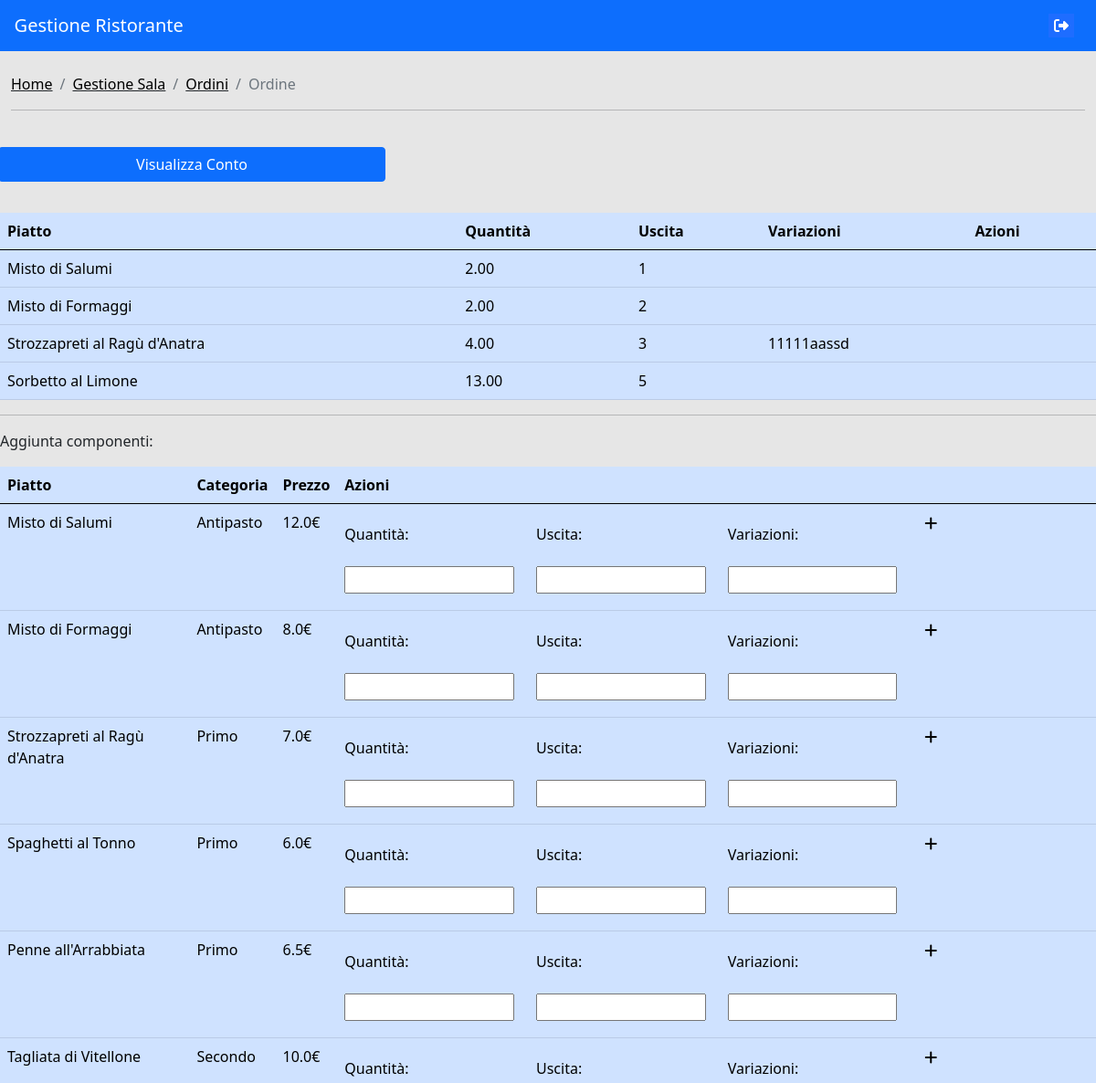
/sala/gestioneOrdine/1 (signed in, upper part), run on an earlier commit of the app's database.
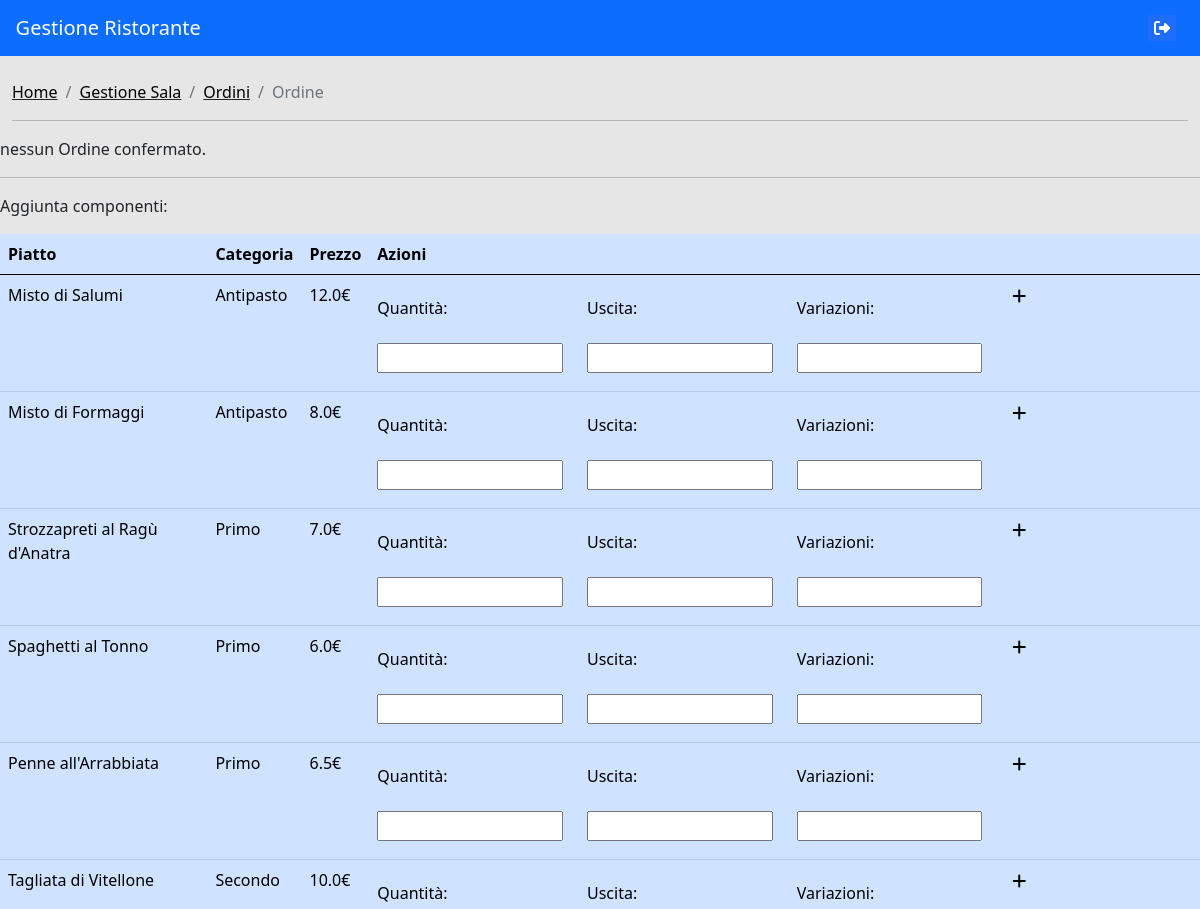
And on a later commit of the database.
### gestioneSala/models.py (models this page shows)
class ComponenteOrdine(models.Model):
    idOrdine = models.ForeignKey(Ordine, on_delete=CASCADE)
    idPiatto = models.ForeignKey(Piatto, on_delete=CASCADE)
    quantita = models.DecimalField(max_digits = 5, decimal_places = 2, validators=[MinValueValidator(0)])
    uscita = models.IntegerField(validators=[MinValueValidator(0)])
    variazioni = models.CharField(max_length=100, blank=True)
    stato = models.ForeignKey(Stato, on_delete=CASCADE)
    priorita = models.IntegerField(default=0, validators=[MinValueValidator(0)])
    class Meta:
        verbose_name = 'ComponenteOrdine'
        verbose_name_plural = 'ComponentiOrdini'

### gestioneMenu/models.py (models this page shows)
class Piatto(models.Model):
    nome = models.CharField(max_length=200)
    idCategoria = ForeignKey(Categoria, on_delete=CASCADE)
    def __str__(self):
        return self.nome
    class Meta:
        verbose_name = 'Piatto'
        verbose_name_plural = 'Piatti'

class Menu(models.Model):
    idPiatto = models.ForeignKey(Piatto, on_delete=models.CASCADE)
    descrizione = models.CharField(max_length=200, blank=True)
    prezzo = models.FloatField(validators=[MinValueValidator(0)])
    class Meta:
        verbose_name = 'Menu'
        verbose_name_plural = 'Menu'

class Categoria(models.Model):
    nome = models.CharField(max_length=30)
    def __str__(self):
        return self.nome
    class Meta:
        verbose_name = 'Categoria'
        verbose_name_plural = 'categorie'

### gestioneSala/views.py (the view)
# urls.py: path('gestioneOrdine/<int:idTavolo>', views.gestioneOrdine, name = 'gestioneOrdine'),
@login_required
def gestioneOrdine(request, idTavolo):
    if request.method == 'GET':
        piattiMenu = Menu.objects.all().order_by('idPiatto')
        try:
            ordine = Ordine.objects.get(idTavolo = idTavolo)
        except Ordine.DoesNotExist:
            ordine = None
        if ordine is not None:
            componenti = ComponenteOrdine.objects.filter(idOrdine = ordine.id)
        else:
            componenti = []
        try:
            ordineTemporaneo = OrdineTemporaneo.objects.get(idTavolo = idTavolo)
        except OrdineTemporaneo.DoesNotExist:
            ordineTemporaneo = OrdineTemporaneo()
        if ordineTemporaneo:
            componentiTemporanei = ComponenteTemporaneo.objects.filter(idOrdine = ordineTemporaneo).order_by('uscita')
        else:
            componentiTemporanei = []
        return render(request, "ordini/gestioneOrdine.html", {'ordine':ordine, 'componenti':componenti, 'componentitemporanei':componentiTemporanei,'piatti':piattiMenu, 'tavolo':idTavolo, 'idOrdineTemporaneo':ordineTemporaneo.id})
    else:
        return Error

### gestioneSala/templates/ordini/gestioneOrdine.html (shortened to what this page needs)
{% extends 'navbar.html' %}
{% load static %}
{% block contentHead %}
<link rel="stylesheet" href="{% static 'css/tabella.css' %}">
{% endblock %}
{% block content %}
<div class="container-fluid">
  <nav aria-label="breadcrumb">
      <ol class="breadcrumb">
          <li class="breadcrumb-item"><a href="{% url 'home' %}">Home</a></li>
          <li class="breadcrumb-item"><a href="{% url 'gestioneSala' %}">Gestione Sala</a></li>
          <li class="breadcrumb-item"><a href="{% url 'ordini' %}">Ordini</a></li>
          <li class="breadcrumb-item active">Ordine</li>
      </ol>
  </nav>
  <hr>
</div>
<div hx-get="{% url 'tabellaOrdini' tavolo %}" hx-trigger="every 1s">
  {% if componenti %}
  <div class="col-sm-12 col-md-6 col-lg-4">
    <a href="{% url 'conto' tavolo %}" class="formInserimento">
      <div class="row">
        <button type="button" class="btn btn-primary buttonAzione" >Visualizza Conto</button>
      </div>
    </a>
  </div>
  <table class="table table-primary">
      <thead>
        <tr>
          <th scope="col">Piatto</th>
          <th scope="col">Quantità</th>
          <th scope="col">Uscita</th>
          <th scope="col">Variazioni</th>
          <th scope="col">Azioni</th>
        </tr>
      </thead>
      <tbody>
          {% for componente in componenti %}
          <tr>
              <td>
                {{ componente.idPiatto}}
              </td>
              <td>
                {{ componente.quantita }}
              </td>
              <td>
                {{ componente.uscita }}
              </td>
              <td>
                {{componente.variazioni}}
              </td>
              <td>
              </td>
          </tr>
          {% endfor %}
      </tbody>
    </table>
  {% else %}
  nessun Ordine confermato.
  <br>
  {% endif %}
</div>
<hr>
<p class="titolo">Aggiunta componenti:</p>
<table class="table table-primary">
    <thead>
      <tr>
        <th scope="col">Piatto</th>
        <th scope="col">Categoria</th>
        <th scope="col">Prezzo</th>
        <th scope="col">Azioni</th>
      </tr>
    </thead>
    <tbody>
        {% for piatto in piatti %}
        <tr>
            <td>
                {{ piatto.idPiatto }}
            </td>
            <td>
                {{ piatto.idPiatto.idCategoria }}
            </td>
            <td>
                {{ piatto.prezzo}}€
            </td>
            <td>
                <form hx-post="{% url 'aggiungiComponenteTemporaneo' %}" hx-target="#divComponenteTemporaneo">
                    <div class="row">
                        <div class="col-sm-12 col-md-3">
                            <label>Quantità: </label>
                            <input type="number" min="0" step="0.5" name="quantita" required>
                        </div>
                        <div class="col-sm-12 col-md-3">
                            <label>Uscita: </label>
                        <input type="number" min="1" step="1" name="uscita" required>
                        </div>
                        <div class="col-sm-12 col-md-3">
                            <label>Variazioni: </label>
                        <input type="text" name="variazioni">
                        </div>
                        <div class="col-sm-12 col-md-3">
                            <button type="submit"  class="buttonSubmit"><i class="fas fa-plus"></i></button>
                        </div>
                    </div>
                </form>
            </td>
        </tr>
        {% endfor %}
    </tbody>
  </table>
{% endblock %}

What changed in the data, as far as the page shows it:
removed ComponenteOrdine: idPiatto "Misto di Salumi", quantita "2.00", uscita "1"
removed ComponenteOrdine: idPiatto "Misto di Formaggi", quantita "2.00", uscita "2"
removed ComponenteOrdine: idPiatto "Strozzapreti al Ragù d'Anatra", quantita "4.00", uscita "3", variazioni "11111aassd"
removed ComponenteOrdine: idPiatto "Sorbetto al Limone", quantita "13.00", uscita "5"
Also different on the page:
text no longer shown: "Visualizza Conto Piatto Quantità Uscita Variazioni Azioni"
text now shown: "nessun Ordine confermato."
